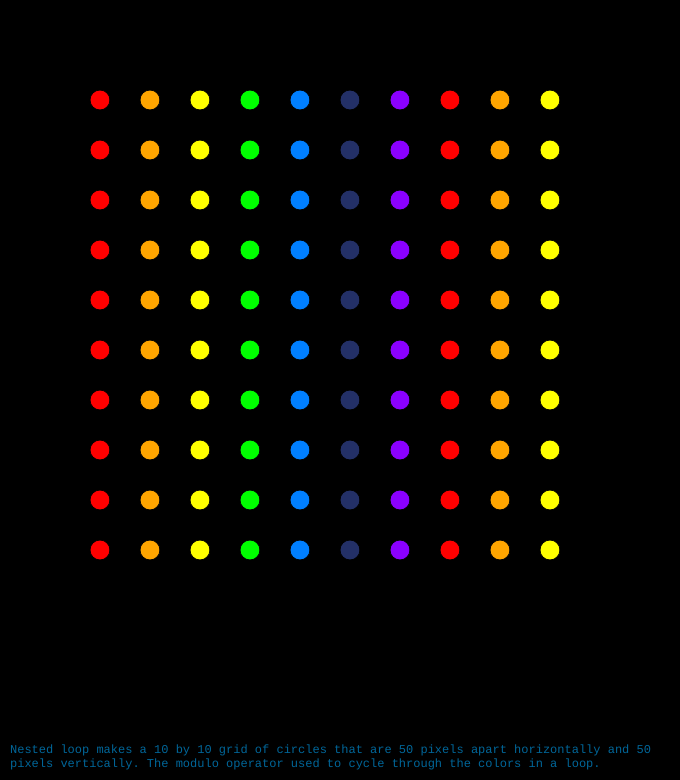
Frame 1 (no input)
Frame 2 (the mouse pressed at the canvas centre, redrawn once): identical to frame 1, image omitted

The p5.js sketch that drew this single still picture (run headless with seeded random() and noise() and a simulated clock; the mouse was pressed at the canvas centre and the sketch redrawn once):

// p5.js sketch
// ── sketch.js
let c0 = [[255, 0, 0],
  [255, 165, 0],
  [255,255,0],
  [0,255,0],
  [0,127,255],
  [35, 48, 103],
  [139,0,255]
];

function addDescription(){ 
      // Add description text
      let description = "Nested loop makes a 10 by 10 grid of circles that are 50 pixels apart horizontally and 50 pixels vertically. The modulo operator used to cycle through the colors in a loop."
      const fontSize = 12;
      textFont('monospace', fontSize);
      const lineHeight = fontSize * 1.2;
      const margin = 10; // Margin between lines and edges
      
      const maxTextWidth = width - margin * 2; // Maximum text width
      const words = description.split(' '); // Split description into words
      
      let line = '';
      const lines = [];
      
      // Split the description into lines
      for (let i = 0; i < words.length; i++) {
        const word = words[i];
        const testLine = line + word + ' ';
        const testWidth = textWidth(testLine);
        
        if (testWidth > maxTextWidth && i > 0) {
          lines.push(line);
          line = word + ' ';
        } else {
          line = testLine;
        }
      }
      lines.push(line);
      
      const yPos = height - margin - lines.length * lineHeight;
    
      textAlign(LEFT, BOTTOM);
      textSize(fontSize);
      fill(0, 102, 153);
      
    for (let i = 0; i < lines.length; i++) {
        const lineText = lines[i];
        const xPos = margin;
        const yPosLine = yPos + (i + 1) * lineHeight;
        
        text(lineText, xPos, yPosLine);
      }
}


function setup() {
  let canvas = createCanvas(680, 780);
  angleMode(DEGREES);
}
function draw() {
  background(0);
  noLoop();
  // nested loop
  // make a 10 by 10 grid of circles that are 50 pixels apart horizontally and 50 pixels vertically.
  // use the modulo operator to cycle through the colors in a loop
  let colorIdx = 0;
  for(let i = 0; i <10 ; i++){
    for(let j = 0; j < 10; j++){
      let colorIdx = i % c0.length;
      fill(color(c0[colorIdx]));
      circle((i+2)*50, (j+2)*50, 20)
    }
  }
  addDescription();
    }


// ── style.css
html, body {
  margin: 0;
  padding: 0;
  width: 100%;
  height: 100%;
  display: flex;
  flex-direction: column;
  justify-content: flex-start;
  align-items: center;
  overflow-x: hidden;
}

main {
  margin-top: 0;
}
/*
canvas {
  display: block;
  margin: auto;
  max-width: 100%;
  max-height: 100%;
  width: auto;
  height: auto;
  object-fit: contain;
}
*/
